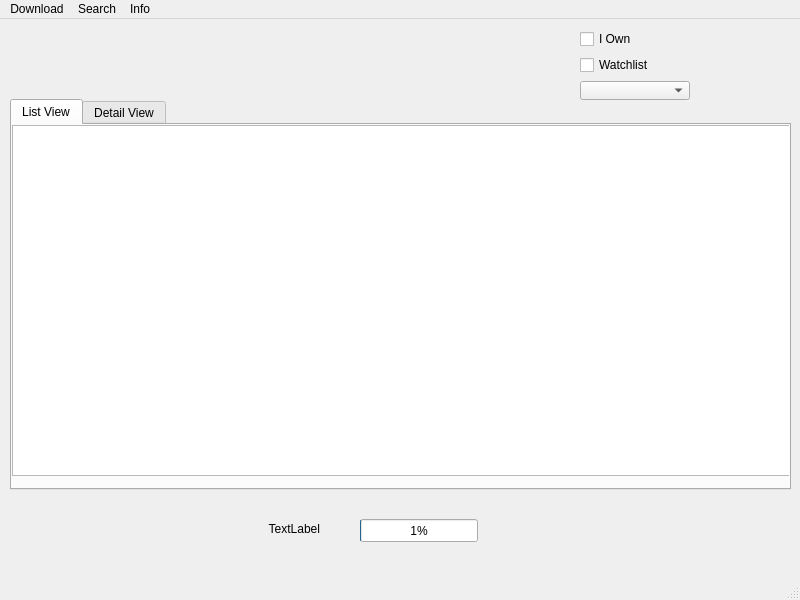
<?xml version="1.0" encoding="UTF-8"?>
<ui version="4.0">
 <class>MainWindow</class>
 <widget class="QMainWindow" name="MainWindow">
  <property name="geometry">
   <rect>
    <x>0</x>
    <y>0</y>
    <width>800</width>
    <height>600</height>
   </rect>
  </property>
  <property name="windowTitle">
   <string>Stock Screener</string>
  </property>
  <widget class="QWidget" name="centralwidget">
   <widget class="QTabWidget" name="tabWidget">
    <property name="geometry">
     <rect>
      <x>10</x>
      <y>80</y>
      <width>781</width>
      <height>391</height>
     </rect>
    </property>
    <property name="currentIndex">
     <number>0</number>
    </property>
    <widget class="QWidget" name="tab">
     <attribute name="title">
      <string>List View</string>
     </attribute>
     <widget class="QTableView" name="tableView">
      <property name="geometry">
       <rect>
        <x>0</x>
        <y>0</y>
        <width>781</width>
        <height>351</height>
       </rect>
      </property>
      <property name="layoutDirection">
       <enum>Qt::RightToLeft</enum>
      </property>
      <property name="sizeAdjustPolicy">
       <enum>QAbstractScrollArea::AdjustToContents</enum>
      </property>
      <property name="sortingEnabled">
       <bool>true</bool>
      </property>
     </widget>
    </widget>
    <widget class="QWidget" name="tab_2">
     <attribute name="title">
      <string>Detail View</string>
     </attribute>
    </widget>
   </widget>
   <widget class="QWidget" name="widget" native="true">
    <property name="geometry">
     <rect>
      <x>10</x>
      <y>470</y>
      <width>781</width>
      <height>80</height>
     </rect>
    </property>
    <widget class="QProgressBar" name="progressBar">
     <property name="geometry">
      <rect>
       <x>350</x>
       <y>30</y>
       <width>118</width>
       <height>23</height>
      </rect>
     </property>
     <property name="value">
      <number>1</number>
     </property>
    </widget>
    <widget class="QLabel" name="label">
     <property name="geometry">
      <rect>
       <x>129</x>
       <y>30</y>
       <width>181</width>
       <height>20</height>
      </rect>
     </property>
     <property name="text">
      <string>TextLabel</string>
     </property>
     <property name="alignment">
      <set>Qt::AlignRight|Qt::AlignTrailing|Qt::AlignVCenter</set>
     </property>
    </widget>
   </widget>
   <widget class="QWidget" name="">
    <property name="geometry">
     <rect>
      <x>580</x>
      <y>10</y>
      <width>110</width>
      <height>71</height>
     </rect>
    </property>
    <layout class="QVBoxLayout" name="verticalLayout">
     <item>
      <widget class="QCheckBox" name="checkBox">
       <property name="text">
        <string>I Own</string>
       </property>
      </widget>
     </item>
     <item>
      <widget class="QCheckBox" name="checkBox_2">
       <property name="text">
        <string>Watchlist</string>
       </property>
      </widget>
     </item>
     <item>
      <widget class="QComboBox" name="comboBox"/>
     </item>
    </layout>
   </widget>
  </widget>
  <widget class="QMenuBar" name="menubar">
   <property name="geometry">
    <rect>
     <x>0</x>
     <y>0</y>
     <width>800</width>
     <height>24</height>
    </rect>
   </property>
   <widget class="QMenu" name="menuDownload">
    <property name="title">
     <string>Download</string>
    </property>
    <addaction name="actionDownload_Historical_Data"/>
    <addaction name="actionDownload_Stock_Prices"/>
   </widget>
   <widget class="QMenu" name="menuFilter">
    <property name="title">
     <string>Search</string>
    </property>
    <addaction name="actionSearch_by_Symbol"/>
    <addaction name="actionSearch_by_Name"/>
   </widget>
   <widget class="QMenu" name="menuInfo">
    <property name="title">
     <string>Info</string>
    </property>
    <addaction name="actionDownload_Information"/>
    <addaction name="actionAbout"/>
   </widget>
   <addaction name="menuDownload"/>
   <addaction name="menuFilter"/>
   <addaction name="menuInfo"/>
  </widget>
  <widget class="QStatusBar" name="statusbar"/>
  <action name="actionDownload_Historical_Data">
   <property name="text">
    <string>Download Historical Data</string>
   </property>
  </action>
  <action name="actionDownload_Stock_Prices">
   <property name="text">
    <string>Download Stock Prices</string>
   </property>
  </action>
  <action name="actionSearch_by_Symbol">
   <property name="text">
    <string>Search by Symbol</string>
   </property>
  </action>
  <action name="actionSearch_by_Name">
   <property name="text">
    <string>Search by Name</string>
   </property>
  </action>
  <action name="actionDownload_Information">
   <property name="text">
    <string>Download Information</string>
   </property>
  </action>
  <action name="actionAbout">
   <property name="text">
    <string>Software Info</string>
   </property>
  </action>
 </widget>
 <resources/>
 <connections/>
</ui>
